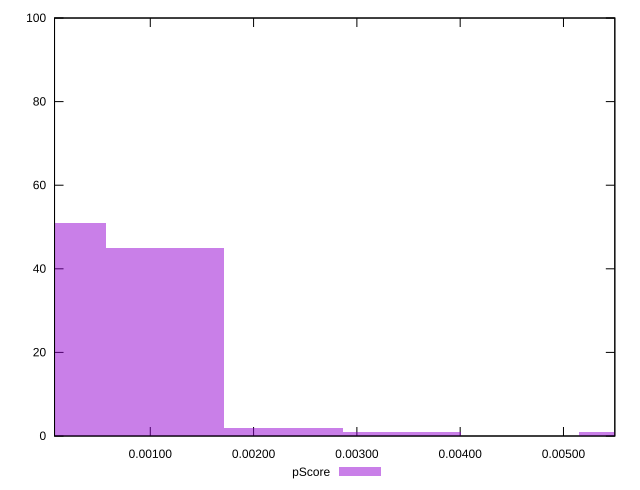

The gnuplot source for this figure:
reset

$pScore <<EOF
0 51
0.0011451706544421294 45
0.0034355119633263883 1
0.005725853272210648 1
0.002290341308884259 2
EOF

set key outside below
set boxwidth 0.0011451706544421294
set xrange [0.0000730292725598658:0.005497102540124643]
set yrange [0:100]
set trange [0:100]
set style fill transparent solid 0.5 noborder
set terminal svg size 640, 490 enhanced background rgb 'white'
set output "report_00025_2021-02-22T21:38:55.199Z/largest-contentful-paint/samples/pages/pScore/histogram.svg"

plot $pScore title "pScore" with boxes

reset
